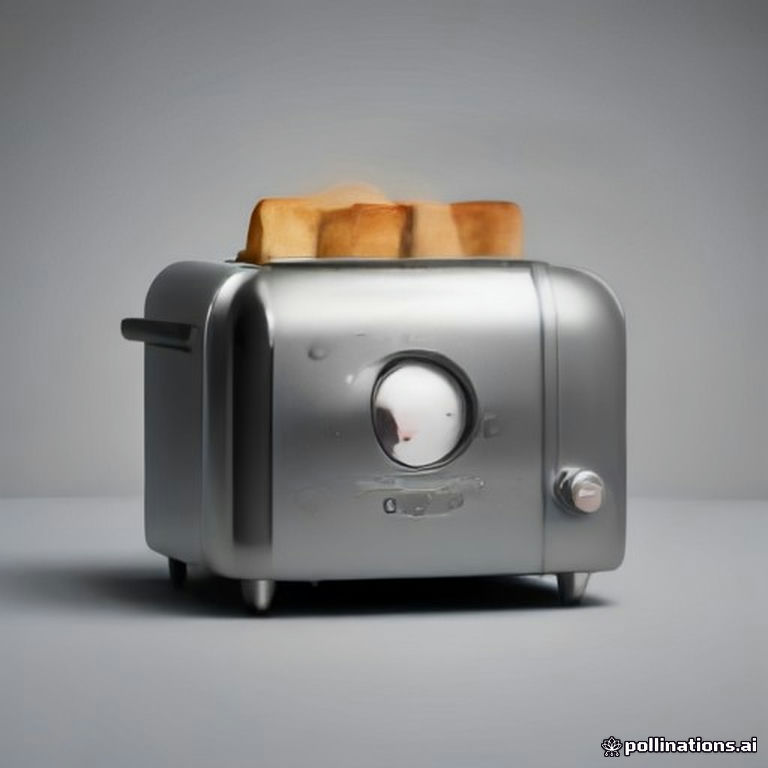
#> input picture assets/time-toaster-v3.png, 768 x 768 px
$ python main.py
#> lines starting #> are read from the running program, lines starting #| are printed output that depends on the picture
#!/usr/bin/env python3
"""The Time Toaster — catalogue photograph of an impossible gadget.

A chrome toaster with an analog clock face built into its body: it toasts
time. One slice of toast pops up as the single accessory. The program
composites a fresh AI-generated studio product photo with PIL, paints a
legible analog clock face onto the toaster's front dial, crops out the
generator watermark, and writes a gate-valid 1024x1024 PNG.

Self-contained, no network at runtime. Writes /output/entry.png
(falls back to ./output/entry.png when /output is not writable).
"""

import math
import os
import sys
from pathlib import Path

from PIL import Image, ImageDraw

MAX_BYTES = 1_048_576
SIZE = 1024

HERE = Path(__file__).resolve().parent
ASSET = HERE / "assets" / "time-toaster-v3.png"

# The generator watermark sits in the bottom-right corner; crop the
# bottom strip of the source photo out before compositing.
CROP_BOTTOM = 70

# Round dial on the toaster front, in source-photo coordinates
# (768 x 768 image). The clock face is painted over this dial.
# Centred on the dial recess so no rim of the old dial peeks out.
DIAL_CX, DIAL_CY, DIAL_R = 425, 418, 60


def pick_output_path() -> Path:
    for candidate in (Path("/output/entry.png"), HERE / "output" / "entry.png"):
        try:
            candidate.parent.mkdir(parents=True, exist_ok=True)
            if os.access(candidate.parent, os.W_OK):
                return candidate
        except OSError:
            continue
    return HERE / "output" / "entry.png"


def paint_clock_face(img: Image.Image, cx: float, cy: float,
                     rx: float, ry: float) -> None:
    """Paint a legible analog clock face (10:09) over the toaster dial."""
    draw = ImageDraw.Draw(img, "RGBA")
    # Dark rim, then a warm ivory face.
    draw.ellipse([cx - rx, cy - ry, cx + rx, cy + ry],
                 fill=(238, 232, 214, 255), outline=(28, 28, 28, 255),
                 width=5)
    # Hour ticks.
    for hour in range(12):
        angle = math.radians(hour * 30 - 90)
        inner = 0.82 if hour % 3 == 0 else 0.88
        x1 = cx + rx * inner * math.cos(angle)
        y1 = cy + ry * inner * math.sin(angle)
        x2 = cx + rx * 0.96 * math.cos(angle)
        y2 = cy + ry * 0.96 * math.sin(angle)
        draw.line([x1, y1, x2, y2], fill=(28, 28, 28, 255),
                  width=5 if hour % 3 == 0 else 3)
    # Hands: hour hand toward 10, minute hand toward 9 minutes past.
    for angle_deg, length, width in ((300, 0.50, 7), (54, 0.74, 5)):
        angle = math.radians(angle_deg - 90)
        draw.line([cx, cy,
                   cx + rx * length * math.cos(angle),
                   cy + ry * length * math.sin(angle)],
                  fill=(20, 20, 20, 255), width=width)
    draw.ellipse([cx - 7, cy - 7, cx + 7, cy + 7], fill=(20, 20, 20, 255))


def build() -> Image.Image:
    photo = Image.open(ASSET).convert("RGB")
#> photo is the input picture: PIL image 768x768 RGB; mean R, G, B 139.6, 139, 139.3
    # Crop the watermark strip off the bottom.
    w, h = photo.size
#> w = 768; h = 768
    photo = photo.crop((0, 0, w, h - CROP_BOTTOM))
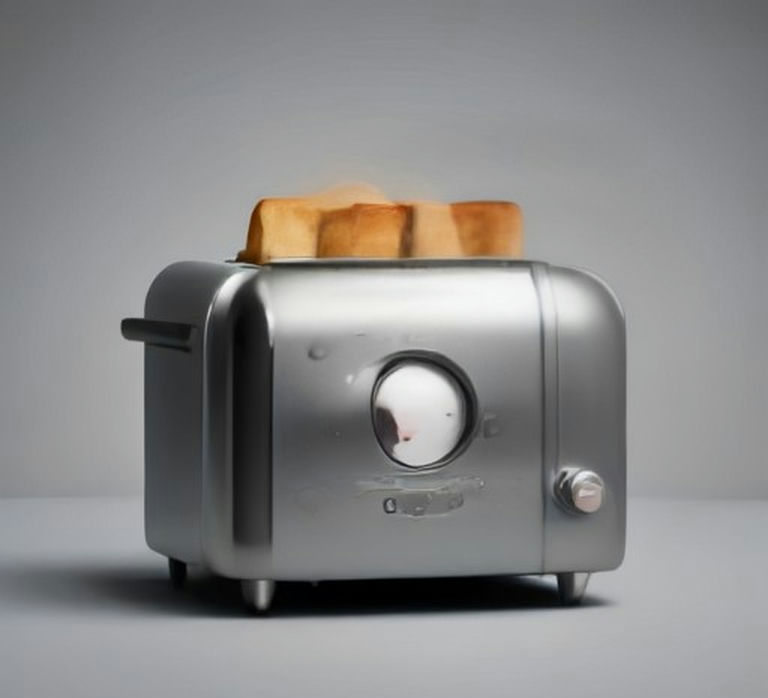
#> photo: PIL image 768x698 RGB; mean R, G, B 138, 137.2, 137.1
    # Fill the square canvas with the photo itself (mild stretch is
    # invisible on a seamless studio backdrop and keeps one clean
    # background with no pasted-edge seam).
    canvas = photo.resize((SIZE, SIZE), Image.LANCZOS)
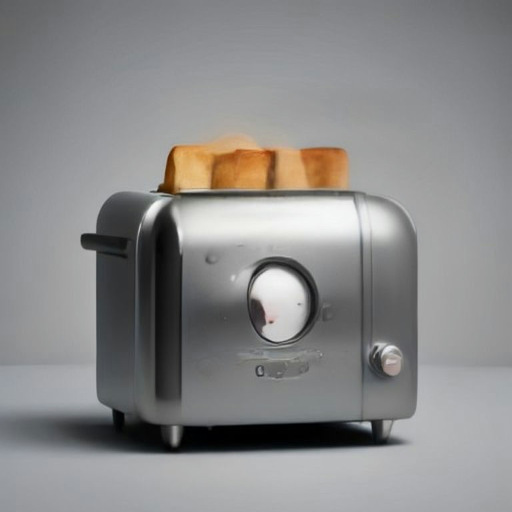
#> canvas: PIL image 1024x1024 RGB (shown at 1/2 size); mean R, G, B 138, 137.2, 137.1
    # Scale the dial position into canvas coordinates.
    sx = SIZE / photo.size[0]
#> sx = 1.33
    sy = SIZE / photo.size[1]
#> sy = 1.47
    paint_clock_face(canvas,
                     DIAL_CX * sx, DIAL_CY * sy,
                     DIAL_R * sx, DIAL_R * sy)
    return canvas


def save_with_gate(img: Image.Image, path: Path) -> Path:
    """Save as PNG, shrinking the payload in steps if over the byte cap.

    The gate demands exactly 1024x1024 and at most 1,048,576 bytes, so
    the dimensions never change: only the encoding is tightened.
    """
    path.parent.mkdir(parents=True, exist_ok=True)
    work = img
    for attempt in range(5):
        work.save(path, format="PNG", optimize=True)
        n = path.stat().st_size
        if n <= MAX_BYTES:
            return path
        # Fewer colours compress far better; step down the palette.
        colours = 256 >> attempt
        work = img.convert("P", palette=Image.ADAPTIVE,
                           colors=max(colours, 16)).convert("RGB")
    raise SystemExit(f"gate failed: {path} still "
                     f"{path.stat().st_size} bytes after 5 attempts")


def validate(path: Path) -> None:
    with Image.open(path) as im:
        assert im.format == "PNG", f"not PNG: {im.format}"
        assert im.size == (SIZE, SIZE), f"wrong size: {im.size}"
    n = path.stat().st_size
    assert n <= MAX_BYTES, f"over byte cap: {n} > {MAX_BYTES}"
    print(f"OK {path} {SIZE}x{SIZE} {n} bytes")


def main() -> int:
    out = pick_output_path()
    img = build()
    save_with_gate(img, out)
    validate(out)
    return 0


if __name__ == "__main__":
#> (the run stopped early here; a loop or call above may not have finished)
